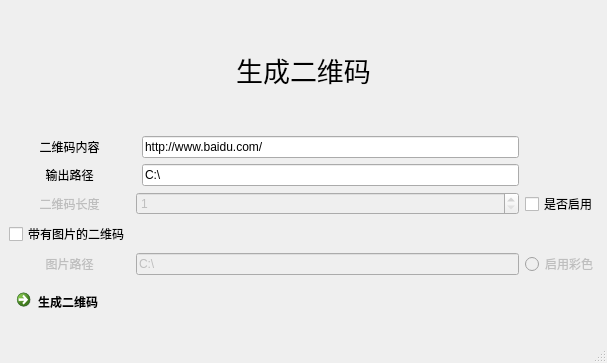
<?xml version="1.0" encoding="UTF-8"?>
<ui version="4.0">
 <class>MainWindow</class>
 <widget class="QMainWindow" name="MainWindow">
  <property name="geometry">
   <rect>
    <x>0</x>
    <y>0</y>
    <width>607</width>
    <height>363</height>
   </rect>
  </property>
  <property name="windowTitle">
   <string>生成二维码</string>
  </property>
  <widget class="QWidget" name="centralwidget">
   <layout class="QGridLayout" name="gridLayout">
    <item row="0" column="1">
     <layout class="QGridLayout" name="gridLayout_2">
      <item row="1" column="0">
       <widget class="QLabel" name="label_2">
        <property name="text">
         <string>二维码内容</string>
        </property>
        <property name="alignment">
         <set>Qt::AlignCenter</set>
        </property>
       </widget>
      </item>
      <item row="4" column="0">
       <widget class="QLabel" name="label_4">
        <property name="enabled">
         <bool>false</bool>
        </property>
        <property name="text">
         <string>二维码长度</string>
        </property>
        <property name="alignment">
         <set>Qt::AlignCenter</set>
        </property>
       </widget>
      </item>
      <item row="4" column="1" colspan="2">
       <widget class="QSpinBox" name="spinBox">
        <property name="enabled">
         <bool>false</bool>
        </property>
        <property name="minimum">
         <number>1</number>
        </property>
        <property name="maximum">
         <number>40</number>
        </property>
       </widget>
      </item>
      <item row="4" column="3">
       <widget class="QCheckBox" name="checkBox_2">
        <property name="text">
         <string>是否启用</string>
        </property>
       </widget>
      </item>
      <item row="3" column="0">
       <widget class="QLabel" name="label_5">
        <property name="enabled">
         <bool>true</bool>
        </property>
        <property name="text">
         <string>输出路径</string>
        </property>
        <property name="alignment">
         <set>Qt::AlignCenter</set>
        </property>
       </widget>
      </item>
      <item row="6" column="3">
       <widget class="QRadioButton" name="radioButton">
        <property name="enabled">
         <bool>false</bool>
        </property>
        <property name="text">
         <string>启用彩色</string>
        </property>
       </widget>
      </item>
      <item row="5" column="0">
       <widget class="QCheckBox" name="checkBox">
        <property name="text">
         <string>带有图片的二维码</string>
        </property>
       </widget>
      </item>
      <item row="1" column="2">
       <widget class="QLineEdit" name="lineEdit">
        <property name="text">
         <string>http://www.baidu.com/</string>
        </property>
       </widget>
      </item>
      <item row="6" column="0">
       <widget class="QLabel" name="label_3">
        <property name="enabled">
         <bool>false</bool>
        </property>
        <property name="text">
         <string>图片路径</string>
        </property>
        <property name="alignment">
         <set>Qt::AlignCenter</set>
        </property>
       </widget>
      </item>
      <item row="0" column="0" colspan="4">
       <widget class="QLabel" name="label">
        <property name="font">
         <font>
          <family>Microsoft JhengHei UI</family>
          <pointsize>20</pointsize>
         </font>
        </property>
        <property name="text">
         <string>生成二维码</string>
        </property>
        <property name="alignment">
         <set>Qt::AlignCenter</set>
        </property>
       </widget>
      </item>
      <item row="3" column="2">
       <widget class="QLineEdit" name="lineEdit_3">
        <property name="enabled">
         <bool>true</bool>
        </property>
        <property name="text">
         <string>C:\</string>
        </property>
       </widget>
      </item>
      <item row="6" column="1" colspan="2">
       <widget class="QLineEdit" name="lineEdit_2">
        <property name="enabled">
         <bool>false</bool>
        </property>
        <property name="text">
         <string>C:\</string>
        </property>
       </widget>
      </item>
      <item row="7" column="0" colspan="4">
       <widget class="QCommandLinkButton" name="commandLinkButton">
        <property name="maximumSize">
         <size>
          <width>16777</width>
          <height>50</height>
         </size>
        </property>
        <property name="text">
         <string>生成二维码</string>
        </property>
       </widget>
      </item>
     </layout>
    </item>
   </layout>
  </widget>
  <widget class="QMenuBar" name="menubar">
   <property name="geometry">
    <rect>
     <x>0</x>
     <y>0</y>
     <width>607</width>
     <height>22</height>
    </rect>
   </property>
  </widget>
  <widget class="QStatusBar" name="statusbar"/>
 </widget>
 <resources/>
 <connections>
  <connection>
   <sender>checkBox_2</sender>
   <signal>clicked(bool)</signal>
   <receiver>spinBox</receiver>
   <slot>setEnabled(bool)</slot>
   <hints>
    <hint type="sourcelabel">
     <x>596</x>
     <y>222</y>
    </hint>
    <hint type="destinationlabel">
     <x>519</x>
     <y>223</y>
    </hint>
   </hints>
  </connection>
  <connection>
   <sender>checkBox_2</sender>
   <signal>clicked(bool)</signal>
   <receiver>label_4</receiver>
   <slot>setEnabled(bool)</slot>
   <hints>
    <hint type="sourcelabel">
     <x>596</x>
     <y>222</y>
    </hint>
    <hint type="destinationlabel">
     <x>78</x>
     <y>223</y>
    </hint>
   </hints>
  </connection>
  <connection>
   <sender>checkBox</sender>
   <signal>clicked(bool)</signal>
   <receiver>label_3</receiver>
   <slot>setEnabled(bool)</slot>
   <hints>
    <hint type="sourcelabel">
     <x>63</x>
     <y>249</y>
    </hint>
    <hint type="destinationlabel">
     <x>79</x>
     <y>276</y>
    </hint>
   </hints>
  </connection>
  <connection>
   <sender>checkBox</sender>
   <signal>clicked(bool)</signal>
   <receiver>lineEdit_2</receiver>
   <slot>setEnabled(bool)</slot>
   <hints>
    <hint type="sourcelabel">
     <x>113</x>
     <y>249</y>
    </hint>
    <hint type="destinationlabel">
     <x>357</x>
     <y>276</y>
    </hint>
   </hints>
  </connection>
  <connection>
   <sender>checkBox</sender>
   <signal>clicked(bool)</signal>
   <receiver>radioButton</receiver>
   <slot>setEnabled(bool)</slot>
   <hints>
    <hint type="sourcelabel">
     <x>128</x>
     <y>249</y>
    </hint>
    <hint type="destinationlabel">
     <x>596</x>
     <y>275</y>
    </hint>
   </hints>
  </connection>
  <connection>
   <sender>checkBox</sender>
   <signal>clicked(bool)</signal>
   <receiver>radioButton</receiver>
   <slot>setChecked(bool)</slot>
   <hints>
    <hint type="sourcelabel">
     <x>128</x>
     <y>249</y>
    </hint>
    <hint type="destinationlabel">
     <x>596</x>
     <y>275</y>
    </hint>
   </hints>
  </connection>
  <connection>
   <sender>commandLinkButton</sender>
   <signal>clicked()</signal>
   <receiver>MainWindow</receiver>
   <slot>start_photo()</slot>
   <hints>
    <hint type="sourcelabel">
     <x>115</x>
     <y>303</y>
    </hint>
    <hint type="destinationlabel">
     <x>118</x>
     <y>342</y>
    </hint>
   </hints>
  </connection>
 </connections>
 <slots>
  <slot>start_photo()</slot>
 </slots>
</ui>
